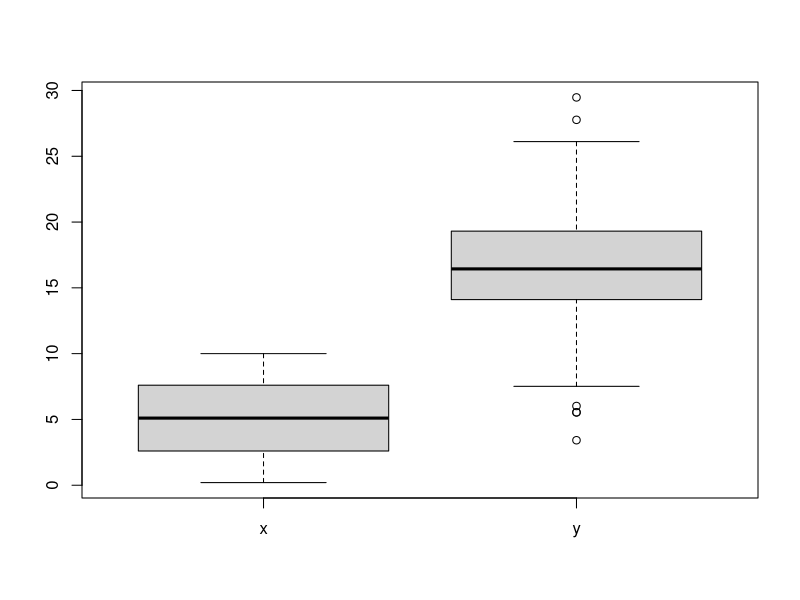
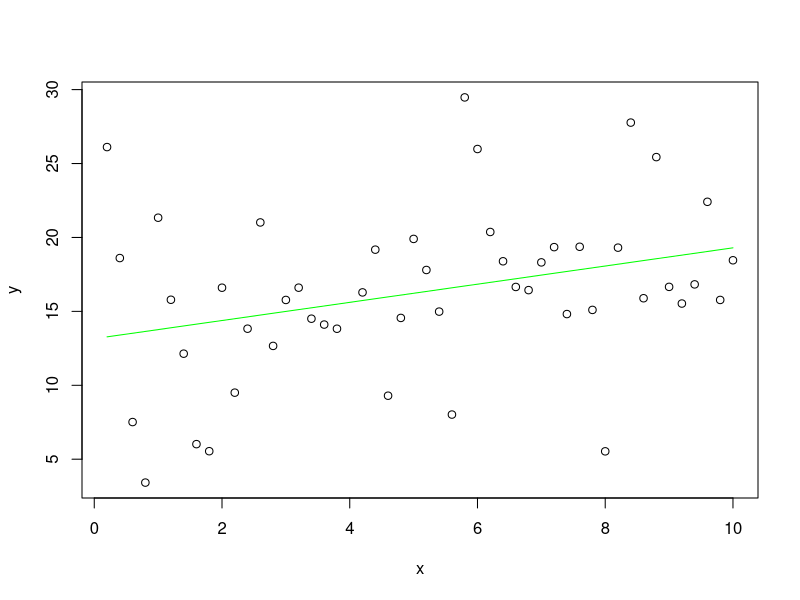
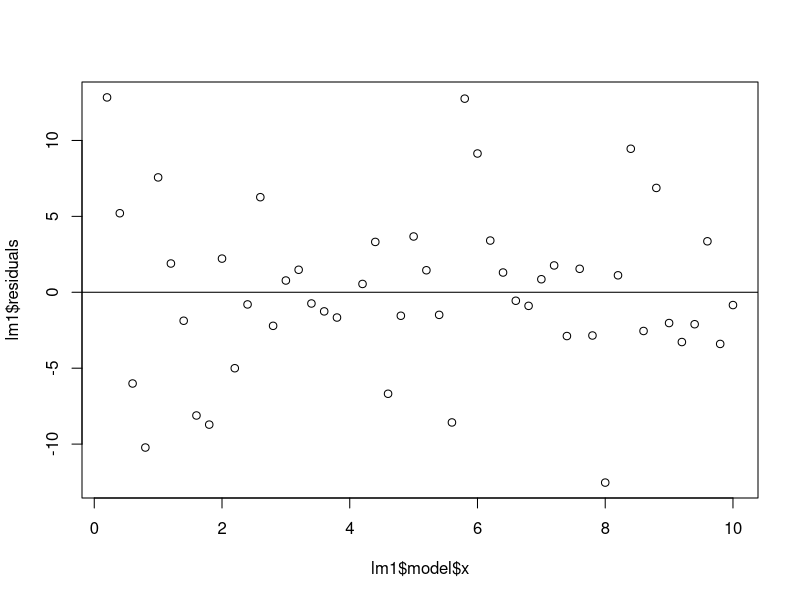

Write the R code that produced these figures, in order.
## Simple regression
#  using artificial data

rm(list = ls())        # clear the workspace

N = 50                 # sample size
a = 10                 # intercept
b = 1                  # slope
sigma_e = 5            # residual standard error

x = seq(1:N)/5         # x values
e = rnorm(N,0,sigma_e) # residuals
y = a + b*x + e        # y values

y[20] = NA             # set one missing value

df = data.frame(x,y)   # create a dataframe with x and y

summary(df)            # inspect the values in df

boxplot(df)            # show boxplots

plot(y~x,data=df)      # scatterplot of y against x

lm1 = lm(y~x,data=df)  # run the simple regression
summary(lm1)           # show the results

lines(lm1$model$x, fitted(lm1), col="green") #show fitted

plot(lm1$residuals~lm1$model$x)  # plot the residuals
abline(h=0)                      # add line at zero

sum(lm1$residuals)     # the residuals add to zero
lm1$residuals%*%lm1$fitted.values  # fitted dot residuals=0

sum(y^2)               # squared length of y vector

sum(y^2, na.rm=TRUE)   # this works

sum(lm1$model$y^2)     # this is better

sum(lm1$residuals^2)        # squared length of residuals
sum(lm1$fitted.values^2)    # squared length of fitted

sum(lm1$residuals^2)+sum(lm1$fitted.values^2)  # sum

sum((lm1$model$y-mean(lm1$model$y))^2)  # ss y-mean(y)

(sum((lm1$model$y-mean(lm1$model$y))^2)-
    sum(lm1$residuals^2))     #reduction in squared length

(sum((lm1$model$y-mean(lm1$model$y))^2)-
    sum(lm1$residuals^2))/
  sum((lm1$model$y-mean(lm1$model$y))^2)  # multiple R^2

lm1$df.residual                # residual DF

sqrt(sum(lm1$residuals^2)/lm1$df.residual)  # Residual SE





